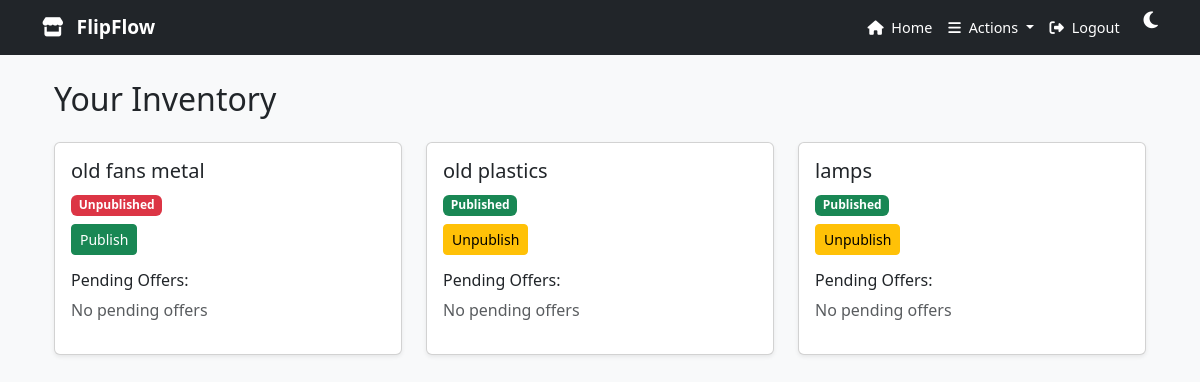
The app's page /Market/inventory/ (signed in) with its own data.
### Item/models.py (models this page shows, shortened)
class Item(models.Model):
    Item_name= models.CharField(max_length=100, verbose_name="Item Name")
    Item_img = models.ImageField(upload_to=custom_upload_to,blank=True,null=True)
    Item_owner=models.ForeignKey(User,blank=True, null=True,verbose_name=_("Item Owner"), on_delete=models.CASCADE,related_name='item_owner')
    Item_description= models.TextField(verbose_name="Item Description")
    Item_price= models.DecimalField(max_digits=10, decimal_places=2, verbose_name="Item Price")
    Item_quantity= models.IntegerField(verbose_name="Item Quantity")
    Item_published=models.BooleanField(_("Item Published"), default=False, help_text=_("Is this item published?"))
    Item_createdat=models.DateTimeField(_("Item Created At"), auto_now_add=True)
    Item_category=models.ForeignKey('Category',on_delete=models.CASCADE,blank=True,null=True)
    Item_slug = models.SlugField(blank=True,null=True,unique=True)
    class Meta:
        verbose_name = _("Item")
        verbose_name_plural = _("Items")

### Market/views.py (the view, shortened to what this page needs)
# urls.py: path('inventory/', views.inventory, name='inventory'),
@login_required
def inventory(request):
    user_items = Item.objects.filter(Item_owner=request.user)
    pending_offers = Transaction.objects.filter(
        user_to=request.user, transaction_type='buy', transaction_status='pending'
    )
    return render(request, "inventory.html", {"items": user_items, "offers": pending_offers})

### Market/templates/inventory.html (shortened to what this page needs)
{% extends "base.html" %}
{% block body %}
<div class="container mt-4">
    <h2 class="mb-4">Your Inventory</h2>
    <div class="row">
        {% for item in items %}
        <div class="col-md-4">
            <div class="card mb-4 shadow-sm">
                <div class="card-body">
                    <h5 class="card-title">{{ item.Item_name }}</h5>
                    {% if item.Item_published %}
                        <span class="badge bg-success">Published</span>
                    {% else %}
                        <span class="badge bg-danger">Unpublished</span>
                    {% endif %}
                    <form method="POST" class="mt-2">
                        {% if item.Item_published %}
                            <button type="submit" name="action" value="unpublish" class="btn btn-warning btn-sm">Unpublish</button>
                        {% else %}
                            <button type="submit" name="action" value="publish" class="btn btn-success btn-sm">Publish</button>
                        {% endif %}
                    </form>
                    <h6 class="mt-3">Pending Offers:</h6>
                    {% for offer in offers %}
                        {% if offer.items.id == item.id %}
                            <div class="border p-2 mb-2">
                                <p class="mb-1">
                                    <strong>${{ offer.amount }}</strong> from <em>{{ offer.user_from }}</em>
                                </p>
                                <a href="{% url 'Market:sell' offer.id %}" class="btn btn-primary btn-sm">Review Offer</a>
                            </div>
                        {% endif %}
                    {% empty %}
                        <p class="text-muted">No pending offers</p>
                    {% endfor %}
                </div>
            </div>
        </div>
        {% empty %}
        <p class="text-muted">You have no items in your inventory.</p>
        {% endfor %}
    </div>
</div>
{% endblock %}

### templates/base.html (style rules this page uses)
body { padding-top: 56px; background-color: #f8f9fa; transition: background-color 0.3s ease, color 0.3s ease; }

### records on screen
Item: Item_name "old fans metal", Item_published "Unpublished"
Item: Item_name "old plastics", Item_published "Published"
Item: Item_name "lamps", Item_published "Published"
